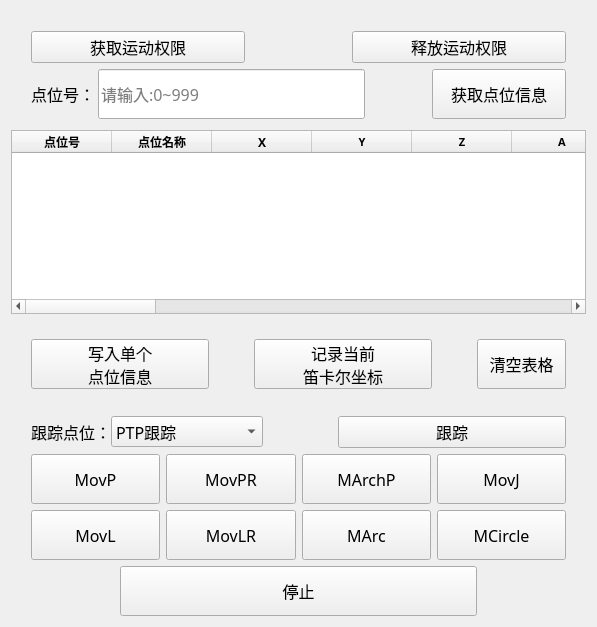
<?xml version="1.0" encoding="UTF-8"?>
<ui version="4.0">
 <class>pointInfo</class>
 <widget class="QWidget" name="pointInfo">
  <property name="geometry">
   <rect>
    <x>0</x>
    <y>0</y>
    <width>590</width>
    <height>627</height>
   </rect>
  </property>
  <property name="sizePolicy">
   <sizepolicy hsizetype="Expanding" vsizetype="Expanding">
    <horstretch>0</horstretch>
    <verstretch>0</verstretch>
   </sizepolicy>
  </property>
  <property name="windowTitle">
   <string>Form</string>
  </property>
  <layout class="QGridLayout" name="gridLayout">
   <item row="0" column="0">
    <layout class="QHBoxLayout" name="horizontalLayout_8" stretch="2,1,2">
     <property name="spacing">
      <number>0</number>
     </property>
     <property name="leftMargin">
      <number>20</number>
     </property>
     <property name="topMargin">
      <number>20</number>
     </property>
     <property name="rightMargin">
      <number>20</number>
     </property>
     <item>
      <widget class="QPushButton" name="motionACButton">
       <property name="font">
        <font>
         <family>微软雅黑</family>
         <pointsize>12</pointsize>
        </font>
       </property>
       <property name="text">
        <string>获取运动权限</string>
       </property>
      </widget>
     </item>
     <item>
      <spacer name="horizontalSpacer_7">
       <property name="orientation">
        <enum>Qt::Horizontal</enum>
       </property>
       <property name="sizeHint" stdset="0">
        <size>
         <width>40</width>
         <height>20</height>
        </size>
       </property>
      </spacer>
     </item>
     <item>
      <widget class="QPushButton" name="motionREButton">
       <property name="font">
        <font>
         <family>微软雅黑</family>
         <pointsize>12</pointsize>
        </font>
       </property>
       <property name="text">
        <string>释放运动权限</string>
       </property>
      </widget>
     </item>
    </layout>
   </item>
   <item row="1" column="0">
    <layout class="QHBoxLayout" name="horizontalLayout_4" stretch="1,4,1,2">
     <property name="spacing">
      <number>0</number>
     </property>
     <property name="leftMargin">
      <number>20</number>
     </property>
     <property name="topMargin">
      <number>0</number>
     </property>
     <property name="rightMargin">
      <number>20</number>
     </property>
     <item>
      <widget class="QLabel" name="label">
       <property name="sizePolicy">
        <sizepolicy hsizetype="Preferred" vsizetype="Preferred">
         <horstretch>0</horstretch>
         <verstretch>0</verstretch>
        </sizepolicy>
       </property>
       <property name="minimumSize">
        <size>
         <width>0</width>
         <height>50</height>
        </size>
       </property>
       <property name="font">
        <font>
         <family>微软雅黑</family>
         <pointsize>12</pointsize>
        </font>
       </property>
       <property name="toolTip">
        <string>&lt;html&gt;&lt;head/&gt;&lt;body&gt;&lt;p align=&quot;center&quot;&gt;&lt;br/&gt;&lt;/p&gt;&lt;/body&gt;&lt;/html&gt;</string>
       </property>
       <property name="text">
        <string>&lt;html&gt;&lt;head/&gt;&lt;body&gt;&lt;p&gt;点位号：&lt;/p&gt;&lt;/body&gt;&lt;/html&gt;</string>
       </property>
      </widget>
     </item>
     <item>
      <widget class="QLineEdit" name="pointlineEdit">
       <property name="sizePolicy">
        <sizepolicy hsizetype="Expanding" vsizetype="Fixed">
         <horstretch>0</horstretch>
         <verstretch>0</verstretch>
        </sizepolicy>
       </property>
       <property name="minimumSize">
        <size>
         <width>0</width>
         <height>50</height>
        </size>
       </property>
       <property name="font">
        <font>
         <family>微软雅黑</family>
         <pointsize>12</pointsize>
        </font>
       </property>
       <property name="placeholderText">
        <string>请输入:0~999</string>
       </property>
      </widget>
     </item>
     <item>
      <spacer name="horizontalSpacer">
       <property name="orientation">
        <enum>Qt::Horizontal</enum>
       </property>
       <property name="sizeHint" stdset="0">
        <size>
         <width>40</width>
         <height>20</height>
        </size>
       </property>
      </spacer>
     </item>
     <item>
      <widget class="QPushButton" name="getPointButton">
       <property name="sizePolicy">
        <sizepolicy hsizetype="Expanding" vsizetype="Minimum">
         <horstretch>0</horstretch>
         <verstretch>0</verstretch>
        </sizepolicy>
       </property>
       <property name="minimumSize">
        <size>
         <width>0</width>
         <height>50</height>
        </size>
       </property>
       <property name="maximumSize">
        <size>
         <width>16777215</width>
         <height>16777215</height>
        </size>
       </property>
       <property name="font">
        <font>
         <family>微软雅黑</family>
         <pointsize>12</pointsize>
        </font>
       </property>
       <property name="text">
        <string>获取点位信息</string>
       </property>
      </widget>
     </item>
    </layout>
   </item>
   <item row="2" column="0">
    <spacer name="verticalSpacer_2">
     <property name="orientation">
      <enum>Qt::Vertical</enum>
     </property>
     <property name="sizeType">
      <enum>QSizePolicy::Preferred</enum>
     </property>
     <property name="sizeHint" stdset="0">
      <size>
       <width>575</width>
       <height>13</height>
      </size>
     </property>
    </spacer>
   </item>
   <item row="3" column="0">
    <widget class="QTableWidget" name="pointInfoTable">
     <property name="sizePolicy">
      <sizepolicy hsizetype="Expanding" vsizetype="Expanding">
       <horstretch>0</horstretch>
       <verstretch>0</verstretch>
      </sizepolicy>
     </property>
     <property name="maximumSize">
      <size>
       <width>16777215</width>
       <height>16777215</height>
      </size>
     </property>
     <property name="font">
      <font>
       <family>微软雅黑</family>
       <pointsize>8</pointsize>
      </font>
     </property>
     <column>
      <property name="text">
       <string>点位号</string>
      </property>
      <property name="font">
       <font>
        <family>微软雅黑</family>
        <pointsize>9</pointsize>
        <bold>true</bold>
       </font>
      </property>
     </column>
     <column>
      <property name="text">
       <string>点位名称</string>
      </property>
      <property name="font">
       <font>
        <family>微软雅黑</family>
        <pointsize>9</pointsize>
        <bold>true</bold>
       </font>
      </property>
     </column>
     <column>
      <property name="text">
       <string>X</string>
      </property>
      <property name="font">
       <font>
        <family>微软雅黑</family>
        <pointsize>9</pointsize>
        <bold>true</bold>
       </font>
      </property>
     </column>
     <column>
      <property name="text">
       <string>Y</string>
      </property>
      <property name="font">
       <font>
        <family>微软雅黑</family>
        <bold>true</bold>
       </font>
      </property>
     </column>
     <column>
      <property name="text">
       <string>Z</string>
      </property>
      <property name="font">
       <font>
        <family>微软雅黑</family>
        <bold>true</bold>
       </font>
      </property>
     </column>
     <column>
      <property name="text">
       <string>A</string>
      </property>
      <property name="font">
       <font>
        <family>微软雅黑</family>
        <bold>true</bold>
       </font>
      </property>
     </column>
     <column>
      <property name="text">
       <string>B</string>
      </property>
      <property name="font">
       <font>
        <family>微软雅黑</family>
        <bold>true</bold>
       </font>
      </property>
     </column>
     <column>
      <property name="text">
       <string>C</string>
      </property>
      <property name="font">
       <font>
        <family>微软雅黑</family>
        <bold>true</bold>
       </font>
      </property>
     </column>
     <column>
      <property name="text">
       <string>用户坐标系</string>
      </property>
      <property name="font">
       <font>
        <family>微软雅黑</family>
        <bold>true</bold>
       </font>
      </property>
     </column>
     <column>
      <property name="text">
       <string>轴组编号</string>
      </property>
      <property name="font">
       <font>
        <family>微软雅黑</family>
        <bold>true</bold>
       </font>
      </property>
     </column>
     <column>
      <property name="text">
       <string>轴组类型</string>
      </property>
      <property name="font">
       <font>
        <family>微软雅黑</family>
        <bold>true</bold>
       </font>
      </property>
     </column>
     <column>
      <property name="text">
       <string>笛卡尔手系</string>
      </property>
      <property name="font">
       <font>
        <family>微软雅黑</family>
        <bold>true</bold>
       </font>
      </property>
     </column>
     <column>
      <property name="text">
       <string>手肘</string>
      </property>
      <property name="font">
       <font>
        <family>微软雅黑</family>
        <bold>true</bold>
       </font>
      </property>
     </column>
     <column>
      <property name="text">
       <string>手腕</string>
      </property>
      <property name="font">
       <font>
        <family>微软雅黑</family>
        <bold>true</bold>
       </font>
      </property>
     </column>
     <column>
      <property name="text">
       <string>J1Flag</string>
      </property>
      <property name="font">
       <font>
        <family>微软雅黑</family>
        <bold>true</bold>
       </font>
      </property>
     </column>
     <column>
      <property name="text">
       <string>J2Flag</string>
      </property>
      <property name="font">
       <font>
        <family>微软雅黑</family>
        <bold>true</bold>
       </font>
      </property>
     </column>
     <column>
      <property name="text">
       <string>J3Flag</string>
      </property>
      <property name="font">
       <font>
        <family>微软雅黑</family>
        <bold>true</bold>
       </font>
      </property>
     </column>
     <column>
      <property name="text">
       <string>J4Flag</string>
      </property>
      <property name="font">
       <font>
        <family>微软雅黑</family>
        <bold>true</bold>
       </font>
      </property>
     </column>
     <column>
      <property name="text">
       <string>J5Flag</string>
      </property>
      <property name="font">
       <font>
        <family>微软雅黑</family>
        <bold>true</bold>
       </font>
      </property>
     </column>
     <column>
      <property name="text">
       <string>J6Flag</string>
      </property>
      <property name="font">
       <font>
        <family>微软雅黑</family>
        <bold>true</bold>
       </font>
      </property>
     </column>
     <column>
      <property name="text">
       <string>备注</string>
      </property>
      <property name="font">
       <font>
        <family>微软雅黑</family>
        <bold>true</bold>
       </font>
      </property>
     </column>
    </widget>
   </item>
   <item row="4" column="0">
    <spacer name="verticalSpacer_3">
     <property name="orientation">
      <enum>Qt::Vertical</enum>
     </property>
     <property name="sizeType">
      <enum>QSizePolicy::Preferred</enum>
     </property>
     <property name="sizeHint" stdset="0">
      <size>
       <width>575</width>
       <height>28</height>
      </size>
     </property>
    </spacer>
   </item>
   <item row="5" column="0">
    <layout class="QHBoxLayout" name="horizontalLayout_2" stretch="4,1,4,1,2">
     <property name="spacing">
      <number>0</number>
     </property>
     <property name="leftMargin">
      <number>20</number>
     </property>
     <property name="rightMargin">
      <number>20</number>
     </property>
     <property name="bottomMargin">
      <number>20</number>
     </property>
     <item>
      <widget class="QPushButton" name="writePointButton">
       <property name="sizePolicy">
        <sizepolicy hsizetype="Expanding" vsizetype="Minimum">
         <horstretch>0</horstretch>
         <verstretch>0</verstretch>
        </sizepolicy>
       </property>
       <property name="minimumSize">
        <size>
         <width>0</width>
         <height>50</height>
        </size>
       </property>
       <property name="maximumSize">
        <size>
         <width>16777215</width>
         <height>80</height>
        </size>
       </property>
       <property name="font">
        <font>
         <family>微软雅黑</family>
         <pointsize>12</pointsize>
        </font>
       </property>
       <property name="text">
        <string>写入单个
点位信息</string>
       </property>
      </widget>
     </item>
     <item>
      <spacer name="horizontalSpacer_3">
       <property name="orientation">
        <enum>Qt::Horizontal</enum>
       </property>
       <property name="sizeType">
        <enum>QSizePolicy::Preferred</enum>
       </property>
       <property name="sizeHint" stdset="0">
        <size>
         <width>40</width>
         <height>20</height>
        </size>
       </property>
      </spacer>
     </item>
     <item>
      <widget class="QPushButton" name="recordCartButton">
       <property name="sizePolicy">
        <sizepolicy hsizetype="Expanding" vsizetype="Minimum">
         <horstretch>0</horstretch>
         <verstretch>0</verstretch>
        </sizepolicy>
       </property>
       <property name="minimumSize">
        <size>
         <width>0</width>
         <height>50</height>
        </size>
       </property>
       <property name="maximumSize">
        <size>
         <width>16777215</width>
         <height>80</height>
        </size>
       </property>
       <property name="font">
        <font>
         <family>微软雅黑</family>
         <pointsize>12</pointsize>
        </font>
       </property>
       <property name="text">
        <string>记录当前
笛卡尔坐标</string>
       </property>
      </widget>
     </item>
     <item>
      <spacer name="horizontalSpacer_2">
       <property name="orientation">
        <enum>Qt::Horizontal</enum>
       </property>
       <property name="sizeHint" stdset="0">
        <size>
         <width>40</width>
         <height>20</height>
        </size>
       </property>
      </spacer>
     </item>
     <item>
      <widget class="QPushButton" name="clearTableButton">
       <property name="sizePolicy">
        <sizepolicy hsizetype="Expanding" vsizetype="Minimum">
         <horstretch>0</horstretch>
         <verstretch>0</verstretch>
        </sizepolicy>
       </property>
       <property name="minimumSize">
        <size>
         <width>0</width>
         <height>50</height>
        </size>
       </property>
       <property name="maximumSize">
        <size>
         <width>16777215</width>
         <height>80</height>
        </size>
       </property>
       <property name="font">
        <font>
         <family>微软雅黑</family>
         <pointsize>12</pointsize>
        </font>
       </property>
       <property name="text">
        <string>清空表格</string>
       </property>
      </widget>
     </item>
    </layout>
   </item>
   <item row="6" column="0">
    <spacer name="verticalSpacer_4">
     <property name="orientation">
      <enum>Qt::Vertical</enum>
     </property>
     <property name="sizeType">
      <enum>QSizePolicy::Preferred</enum>
     </property>
     <property name="sizeHint" stdset="0">
      <size>
       <width>348</width>
       <height>9</height>
      </size>
     </property>
    </spacer>
   </item>
   <item row="7" column="0">
    <layout class="QHBoxLayout" name="horizontalLayout" stretch="1,2,1,3">
     <property name="spacing">
      <number>0</number>
     </property>
     <property name="leftMargin">
      <number>20</number>
     </property>
     <property name="rightMargin">
      <number>20</number>
     </property>
     <item>
      <widget class="QLabel" name="label_2">
       <property name="sizePolicy">
        <sizepolicy hsizetype="Preferred" vsizetype="Preferred">
         <horstretch>0</horstretch>
         <verstretch>0</verstretch>
        </sizepolicy>
       </property>
       <property name="minimumSize">
        <size>
         <width>0</width>
         <height>0</height>
        </size>
       </property>
       <property name="font">
        <font>
         <family>微软雅黑</family>
         <pointsize>12</pointsize>
        </font>
       </property>
       <property name="toolTip">
        <string>&lt;html&gt;&lt;head/&gt;&lt;body&gt;&lt;p align=&quot;center&quot;&gt;&lt;br/&gt;&lt;/p&gt;&lt;/body&gt;&lt;/html&gt;</string>
       </property>
       <property name="text">
        <string>&lt;html&gt;&lt;head/&gt;&lt;body&gt;&lt;p&gt;跟踪点位：&lt;/p&gt;&lt;/body&gt;&lt;/html&gt;</string>
       </property>
      </widget>
     </item>
     <item>
      <widget class="QComboBox" name="trackcomboBox">
       <property name="font">
        <font>
         <family>微软雅黑</family>
         <pointsize>12</pointsize>
        </font>
       </property>
       <item>
        <property name="text">
         <string>PTP跟踪</string>
        </property>
       </item>
       <item>
        <property name="text">
         <string>直线跟踪</string>
        </property>
       </item>
      </widget>
     </item>
     <item>
      <spacer name="horizontalSpacer_5">
       <property name="orientation">
        <enum>Qt::Horizontal</enum>
       </property>
       <property name="sizeHint" stdset="0">
        <size>
         <width>40</width>
         <height>20</height>
        </size>
       </property>
      </spacer>
     </item>
     <item>
      <widget class="QPushButton" name="trackButton">
       <property name="font">
        <font>
         <family>微软雅黑</family>
         <pointsize>12</pointsize>
        </font>
       </property>
       <property name="text">
        <string>跟踪</string>
       </property>
      </widget>
     </item>
    </layout>
   </item>
   <item row="8" column="0">
    <spacer name="verticalSpacer_5">
     <property name="orientation">
      <enum>Qt::Vertical</enum>
     </property>
     <property name="sizeType">
      <enum>QSizePolicy::Preferred</enum>
     </property>
     <property name="sizeHint" stdset="0">
      <size>
       <width>528</width>
       <height>8</height>
      </size>
     </property>
    </spacer>
   </item>
   <item row="9" column="0">
    <layout class="QHBoxLayout" name="horizontalLayout_3">
     <property name="leftMargin">
      <number>20</number>
     </property>
     <property name="rightMargin">
      <number>20</number>
     </property>
     <item>
      <widget class="QPushButton" name="movePButton">
       <property name="sizePolicy">
        <sizepolicy hsizetype="Preferred" vsizetype="Minimum">
         <horstretch>0</horstretch>
         <verstretch>0</verstretch>
        </sizepolicy>
       </property>
       <property name="minimumSize">
        <size>
         <width>0</width>
         <height>50</height>
        </size>
       </property>
       <property name="font">
        <font>
         <family>微软雅黑</family>
         <pointsize>12</pointsize>
        </font>
       </property>
       <property name="text">
        <string>MovP</string>
       </property>
      </widget>
     </item>
     <item>
      <widget class="QPushButton" name="movPRButton">
       <property name="sizePolicy">
        <sizepolicy hsizetype="Preferred" vsizetype="Minimum">
         <horstretch>0</horstretch>
         <verstretch>0</verstretch>
        </sizepolicy>
       </property>
       <property name="minimumSize">
        <size>
         <width>0</width>
         <height>50</height>
        </size>
       </property>
       <property name="font">
        <font>
         <family>微软雅黑</family>
         <pointsize>12</pointsize>
        </font>
       </property>
       <property name="text">
        <string>MovPR</string>
       </property>
      </widget>
     </item>
     <item>
      <widget class="QPushButton" name="marchPButton">
       <property name="sizePolicy">
        <sizepolicy hsizetype="Preferred" vsizetype="Minimum">
         <horstretch>0</horstretch>
         <verstretch>0</verstretch>
        </sizepolicy>
       </property>
       <property name="minimumSize">
        <size>
         <width>0</width>
         <height>50</height>
        </size>
       </property>
       <property name="font">
        <font>
         <family>微软雅黑</family>
         <pointsize>12</pointsize>
        </font>
       </property>
       <property name="text">
        <string>MArchP</string>
       </property>
      </widget>
     </item>
     <item>
      <widget class="QPushButton" name="movJButton">
       <property name="sizePolicy">
        <sizepolicy hsizetype="Preferred" vsizetype="Minimum">
         <horstretch>0</horstretch>
         <verstretch>0</verstretch>
        </sizepolicy>
       </property>
       <property name="minimumSize">
        <size>
         <width>0</width>
         <height>50</height>
        </size>
       </property>
       <property name="font">
        <font>
         <family>微软雅黑</family>
         <pointsize>12</pointsize>
        </font>
       </property>
       <property name="text">
        <string>MovJ</string>
       </property>
      </widget>
     </item>
    </layout>
   </item>
   <item row="10" column="0">
    <layout class="QHBoxLayout" name="horizontalLayout_5">
     <property name="leftMargin">
      <number>20</number>
     </property>
     <property name="rightMargin">
      <number>20</number>
     </property>
     <item>
      <widget class="QPushButton" name="moveLButton">
       <property name="sizePolicy">
        <sizepolicy hsizetype="Preferred" vsizetype="Minimum">
         <horstretch>0</horstretch>
         <verstretch>0</verstretch>
        </sizepolicy>
       </property>
       <property name="minimumSize">
        <size>
         <width>0</width>
         <height>50</height>
        </size>
       </property>
       <property name="font">
        <font>
         <family>微软雅黑</family>
         <pointsize>12</pointsize>
        </font>
       </property>
       <property name="text">
        <string>MovL</string>
       </property>
      </widget>
     </item>
     <item>
      <widget class="QPushButton" name="moveLRButton">
       <property name="sizePolicy">
        <sizepolicy hsizetype="Preferred" vsizetype="Minimum">
         <horstretch>0</horstretch>
         <verstretch>0</verstretch>
        </sizepolicy>
       </property>
       <property name="minimumSize">
        <size>
         <width>0</width>
         <height>50</height>
        </size>
       </property>
       <property name="font">
        <font>
         <family>微软雅黑</family>
         <pointsize>12</pointsize>
        </font>
       </property>
       <property name="text">
        <string>MovLR</string>
       </property>
      </widget>
     </item>
     <item>
      <widget class="QPushButton" name="marcButton">
       <property name="sizePolicy">
        <sizepolicy hsizetype="Preferred" vsizetype="Minimum">
         <horstretch>0</horstretch>
         <verstretch>0</verstretch>
        </sizepolicy>
       </property>
       <property name="minimumSize">
        <size>
         <width>0</width>
         <height>50</height>
        </size>
       </property>
       <property name="font">
        <font>
         <family>微软雅黑</family>
         <pointsize>12</pointsize>
        </font>
       </property>
       <property name="text">
        <string>MArc</string>
       </property>
      </widget>
     </item>
     <item>
      <widget class="QPushButton" name="mcircleButton">
       <property name="sizePolicy">
        <sizepolicy hsizetype="Preferred" vsizetype="Minimum">
         <horstretch>0</horstretch>
         <verstretch>0</verstretch>
        </sizepolicy>
       </property>
       <property name="minimumSize">
        <size>
         <width>0</width>
         <height>50</height>
        </size>
       </property>
       <property name="font">
        <font>
         <family>微软雅黑</family>
         <pointsize>12</pointsize>
        </font>
       </property>
       <property name="text">
        <string>MCircle</string>
       </property>
      </widget>
     </item>
    </layout>
   </item>
   <item row="11" column="0">
    <layout class="QHBoxLayout" name="horizontalLayout_7" stretch="1,4,1">
     <property name="spacing">
      <number>0</number>
     </property>
     <property name="leftMargin">
      <number>20</number>
     </property>
     <property name="rightMargin">
      <number>20</number>
     </property>
     <item>
      <spacer name="horizontalSpacer_4">
       <property name="orientation">
        <enum>Qt::Horizontal</enum>
       </property>
       <property name="sizeHint" stdset="0">
        <size>
         <width>40</width>
         <height>20</height>
        </size>
       </property>
      </spacer>
     </item>
     <item>
      <widget class="QPushButton" name="stopButton">
       <property name="sizePolicy">
        <sizepolicy hsizetype="Preferred" vsizetype="Minimum">
         <horstretch>0</horstretch>
         <verstretch>0</verstretch>
        </sizepolicy>
       </property>
       <property name="minimumSize">
        <size>
         <width>0</width>
         <height>50</height>
        </size>
       </property>
       <property name="font">
        <font>
         <family>微软雅黑</family>
         <pointsize>12</pointsize>
        </font>
       </property>
       <property name="text">
        <string>停止</string>
       </property>
      </widget>
     </item>
     <item>
      <spacer name="horizontalSpacer_6">
       <property name="orientation">
        <enum>Qt::Horizontal</enum>
       </property>
       <property name="sizeHint" stdset="0">
        <size>
         <width>40</width>
         <height>20</height>
        </size>
       </property>
      </spacer>
     </item>
    </layout>
   </item>
  </layout>
 </widget>
 <resources/>
 <connections/>
</ui>
